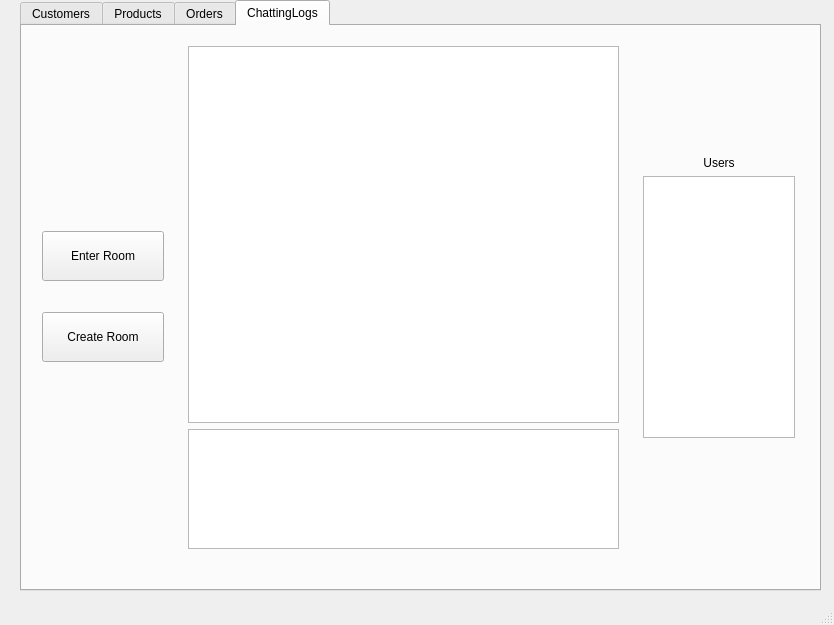
<?xml version="1.0" encoding="UTF-8"?>
<ui version="4.0">
 <class>Server</class>
 <widget class="QMainWindow" name="Server">
  <property name="geometry">
   <rect>
    <x>0</x>
    <y>0</y>
    <width>834</width>
    <height>625</height>
   </rect>
  </property>
  <property name="windowTitle">
   <string>MainWindow</string>
  </property>
  <widget class="QWidget" name="centralwidget">
   <widget class="QTabWidget" name="tabWidget">
    <property name="geometry">
     <rect>
      <x>20</x>
      <y>0</y>
      <width>801</width>
      <height>591</height>
     </rect>
    </property>
    <property name="minimumSize">
     <size>
      <width>801</width>
      <height>591</height>
     </size>
    </property>
    <property name="maximumSize">
     <size>
      <width>801</width>
      <height>16777215</height>
     </size>
    </property>
    <property name="currentIndex">
     <number>3</number>
    </property>
    <property name="documentMode">
     <bool>false</bool>
    </property>
    <property name="tabsClosable">
     <bool>false</bool>
    </property>
    <property name="movable">
     <bool>false</bool>
    </property>
    <property name="tabBarAutoHide">
     <bool>true</bool>
    </property>
    <widget class="QWidget" name="Customers">
     <attribute name="title">
      <string>Customers</string>
     </attribute>
     <layout class="QVBoxLayout" name="verticalLayout">
      <item>
       <widget class="CustomersWidget" name="customerWidget" native="true">
        <widget class="AdminWidget" name="widget" native="true">
         <property name="geometry">
          <rect>
           <x>300</x>
           <y>160</y>
           <width>120</width>
           <height>80</height>
          </rect>
         </property>
        </widget>
       </widget>
      </item>
     </layout>
    </widget>
    <widget class="QWidget" name="Products">
     <attribute name="title">
      <string>Products</string>
     </attribute>
     <widget class="QSplitter" name="splitter_3">
      <property name="geometry">
       <rect>
        <x>0</x>
        <y>10</y>
        <width>811</width>
        <height>531</height>
       </rect>
      </property>
      <property name="orientation">
       <enum>Qt::Orientation::Horizontal</enum>
      </property>
      <widget class="QWidget" name="EnrollWidget_2" native="true">
       <widget class="QWidget" name="EditWidget_2" native="true">
        <property name="geometry">
         <rect>
          <x>50</x>
          <y>-90</y>
          <width>151</width>
          <height>591</height>
         </rect>
        </property>
        <widget class="QLabel" name="label">
         <property name="geometry">
          <rect>
           <x>10</x>
           <y>10</y>
           <width>71</width>
           <height>20</height>
          </rect>
         </property>
         <property name="text">
          <string>제품 검색</string>
         </property>
        </widget>
        <widget class="QRadioButton" name="RadioBluray_2">
         <property name="geometry">
          <rect>
           <x>20</x>
           <y>110</y>
           <width>112</width>
           <height>24</height>
          </rect>
         </property>
         <property name="text">
          <string>블루레이</string>
         </property>
        </widget>
        <widget class="QRadioButton" name="RadioBook_2">
         <property name="geometry">
          <rect>
           <x>20</x>
           <y>50</y>
           <width>112</width>
           <height>24</height>
          </rect>
         </property>
         <property name="text">
          <string>책</string>
         </property>
        </widget>
        <widget class="QRadioButton" name="RadioRecord_2">
         <property name="geometry">
          <rect>
           <x>20</x>
           <y>80</y>
           <width>112</width>
           <height>24</height>
          </rect>
         </property>
         <property name="text">
          <string>음반</string>
         </property>
        </widget>
       </widget>
       <widget class="QPushButton" name="pushButton_2">
        <property name="geometry">
         <rect>
          <x>70</x>
          <y>470</y>
          <width>93</width>
          <height>29</height>
         </rect>
        </property>
        <property name="text">
         <string>검색</string>
        </property>
       </widget>
       <widget class="QWidget" name="formLayoutWidget_2">
        <property name="geometry">
         <rect>
          <x>30</x>
          <y>70</y>
          <width>141</width>
          <height>396</height>
         </rect>
        </property>
        <layout class="QFormLayout" name="formLayout_2">
         <property name="fieldGrowthPolicy">
          <enum>QFormLayout::FieldGrowthPolicy::FieldsStayAtSizeHint</enum>
         </property>
         <item row="0" column="0">
          <widget class="QLabel" name="nameLabel_2">
           <property name="text">
            <string>제목</string>
           </property>
          </widget>
         </item>
         <item row="0" column="1">
          <widget class="QTextEdit" name="textEdit_5"/>
         </item>
         <item row="1" column="0">
          <widget class="QLabel" name="authorLabel_2">
           <property name="text">
            <string>저자</string>
           </property>
          </widget>
         </item>
         <item row="1" column="1">
          <widget class="QTextEdit" name="textEdit_6"/>
         </item>
         <item row="2" column="0">
          <widget class="QLabel" name="companyLabel_2">
           <property name="text">
            <string>출판사</string>
           </property>
          </widget>
         </item>
         <item row="2" column="1">
          <widget class="QTextEdit" name="textEdit_7"/>
         </item>
         <item row="3" column="0">
          <widget class="QLabel" name="priceLabel_2">
           <property name="text">
            <string>가격</string>
           </property>
          </widget>
         </item>
         <item row="3" column="1">
          <widget class="QSpinBox" name="spinBox_3"/>
         </item>
        </layout>
       </widget>
      </widget>
      <widget class="QSplitter" name="splitter">
       <property name="orientation">
        <enum>Qt::Orientation::Horizontal</enum>
       </property>
       <widget class="QListWidget" name="listWidget"/>
       <widget class="QWidget" name="EnrollWidget" native="true">
        <widget class="QRadioButton" name="RadioBook">
         <property name="geometry">
          <rect>
           <x>70</x>
           <y>60</y>
           <width>112</width>
           <height>24</height>
          </rect>
         </property>
         <property name="text">
          <string>책</string>
         </property>
         <attribute name="buttonGroup">
          <string notr="true">buttonGroup</string>
         </attribute>
        </widget>
        <widget class="QRadioButton" name="RadioRecord">
         <property name="geometry">
          <rect>
           <x>70</x>
           <y>90</y>
           <width>112</width>
           <height>24</height>
          </rect>
         </property>
         <property name="text">
          <string>음반</string>
         </property>
         <attribute name="buttonGroup">
          <string notr="true">buttonGroup</string>
         </attribute>
        </widget>
        <widget class="QRadioButton" name="RadioBluray">
         <property name="geometry">
          <rect>
           <x>70</x>
           <y>120</y>
           <width>112</width>
           <height>24</height>
          </rect>
         </property>
         <property name="text">
          <string>블루레이</string>
         </property>
         <attribute name="buttonGroup">
          <string notr="true">buttonGroup</string>
         </attribute>
        </widget>
        <widget class="QWidget" name="EditWidget" native="true">
         <property name="geometry">
          <rect>
           <x>10</x>
           <y>150</y>
           <width>231</width>
           <height>301</height>
          </rect>
         </property>
         <widget class="QWidget" name="formLayoutWidget">
          <property name="geometry">
           <rect>
            <x>0</x>
            <y>40</y>
            <width>181</width>
            <height>396</height>
           </rect>
          </property>
          <layout class="QFormLayout" name="formLayout">
           <property name="fieldGrowthPolicy">
            <enum>QFormLayout::FieldGrowthPolicy::FieldsStayAtSizeHint</enum>
           </property>
           <item row="0" column="0">
            <widget class="QLabel" name="nameLabel">
             <property name="text">
              <string>제목</string>
             </property>
            </widget>
           </item>
           <item row="0" column="1">
            <widget class="QTextEdit" name="textEdit"/>
           </item>
           <item row="1" column="0">
            <widget class="QLabel" name="authorLabel">
             <property name="text">
              <string>저자</string>
             </property>
            </widget>
           </item>
           <item row="1" column="1">
            <widget class="QTextEdit" name="textEdit_3"/>
           </item>
           <item row="2" column="0">
            <widget class="QLabel" name="companyLabel">
             <property name="text">
              <string>출판사</string>
             </property>
            </widget>
           </item>
           <item row="2" column="1">
            <widget class="QTextEdit" name="textEdit_2"/>
           </item>
           <item row="3" column="0">
            <widget class="QLabel" name="priceLabel">
             <property name="text">
              <string>가격</string>
             </property>
            </widget>
           </item>
           <item row="3" column="1">
            <widget class="QSpinBox" name="spinBox"/>
           </item>
           <item row="5" column="0">
            <widget class="QLabel" name="introLabel">
             <property name="text">
              <string>소개</string>
             </property>
            </widget>
           </item>
           <item row="5" column="1">
            <widget class="QTextEdit" name="textEdit_4"/>
           </item>
           <item row="6" column="0">
            <widget class="QLabel" name="amountLabel">
             <property name="text">
              <string>수량</string>
             </property>
            </widget>
           </item>
           <item row="6" column="1">
            <widget class="QSpinBox" name="spinBox_2"/>
           </item>
          </layout>
         </widget>
        </widget>
        <widget class="QPushButton" name="pushButton">
         <property name="geometry">
          <rect>
           <x>70</x>
           <y>470</y>
           <width>93</width>
           <height>29</height>
          </rect>
         </property>
         <property name="text">
          <string>등록</string>
         </property>
        </widget>
        <widget class="QLabel" name="label_2">
         <property name="geometry">
          <rect>
           <x>10</x>
           <y>20</y>
           <width>71</width>
           <height>20</height>
          </rect>
         </property>
         <property name="text">
          <string>제품 등록</string>
         </property>
        </widget>
       </widget>
      </widget>
     </widget>
    </widget>
    <widget class="QWidget" name="Orders">
     <attribute name="title">
      <string>Orders</string>
     </attribute>
     <widget class="OrderWidget" name="widget_4" native="true">
      <property name="geometry">
       <rect>
        <x>0</x>
        <y>0</y>
        <width>801</width>
        <height>551</height>
       </rect>
      </property>
      <widget class="QListWidget" name="listWidget_2">
       <property name="geometry">
        <rect>
         <x>0</x>
         <y>0</y>
         <width>571</width>
         <height>521</height>
        </rect>
       </property>
      </widget>
      <widget class="QWidget" name="EnrollWidget_3" native="true">
       <property name="geometry">
        <rect>
         <x>570</x>
         <y>-10</y>
         <width>221</width>
         <height>531</height>
        </rect>
       </property>
       <widget class="QRadioButton" name="RadioBook_3">
        <property name="geometry">
         <rect>
          <x>70</x>
          <y>60</y>
          <width>112</width>
          <height>24</height>
         </rect>
        </property>
        <property name="text">
         <string>책</string>
        </property>
       </widget>
       <widget class="QRadioButton" name="RadioRecord_3">
        <property name="geometry">
         <rect>
          <x>70</x>
          <y>90</y>
          <width>112</width>
          <height>24</height>
         </rect>
        </property>
        <property name="text">
         <string>음반</string>
        </property>
       </widget>
       <widget class="QRadioButton" name="RadioBluray_3">
        <property name="geometry">
         <rect>
          <x>70</x>
          <y>120</y>
          <width>112</width>
          <height>24</height>
         </rect>
        </property>
        <property name="text">
         <string>블루레이</string>
        </property>
       </widget>
       <widget class="QWidget" name="EditWidget_3" native="true">
        <property name="geometry">
         <rect>
          <x>10</x>
          <y>150</y>
          <width>231</width>
          <height>301</height>
         </rect>
        </property>
        <widget class="QWidget" name="formLayoutWidget_3">
         <property name="geometry">
          <rect>
           <x>10</x>
           <y>30</y>
           <width>181</width>
           <height>159</height>
          </rect>
         </property>
         <layout class="QFormLayout" name="formLayout_3">
          <property name="fieldGrowthPolicy">
           <enum>QFormLayout::FieldGrowthPolicy::FieldsStayAtSizeHint</enum>
          </property>
          <item row="0" column="0">
           <widget class="QLabel" name="nameLabel_3">
            <property name="text">
             <string>사용자</string>
            </property>
           </widget>
          </item>
          <item row="0" column="1">
           <widget class="QTextEdit" name="textEdit_9"/>
          </item>
          <item row="1" column="0">
           <widget class="QLabel" name="authorLabel_3">
            <property name="text">
             <string>주문</string>
            </property>
           </widget>
          </item>
          <item row="1" column="1">
           <widget class="QTextEdit" name="textEdit_10"/>
          </item>
         </layout>
        </widget>
        <widget class="QPushButton" name="pushButton_3">
         <property name="geometry">
          <rect>
           <x>60</x>
           <y>170</y>
           <width>93</width>
           <height>29</height>
          </rect>
         </property>
         <property name="text">
          <string>검색</string>
         </property>
        </widget>
       </widget>
       <widget class="QLabel" name="label_3">
        <property name="geometry">
         <rect>
          <x>10</x>
          <y>20</y>
          <width>71</width>
          <height>20</height>
         </rect>
        </property>
        <property name="text">
         <string>주문 검색</string>
        </property>
       </widget>
      </widget>
     </widget>
    </widget>
    <widget class="QWidget" name="ChattingLogs">
     <attribute name="title">
      <string>ChattingLogs</string>
     </attribute>
     <widget class="QStackedWidget" name="Chatting">
      <property name="geometry">
       <rect>
        <x>0</x>
        <y>0</y>
        <width>791</width>
        <height>541</height>
       </rect>
      </property>
      <widget class="QWidget" name="ChattingPage1">
       <layout class="QHBoxLayout" name="horizontalLayout">
        <property name="leftMargin">
         <number>11</number>
        </property>
        <property name="topMargin">
         <number>11</number>
        </property>
        <item>
         <widget class="QWidget" name="widget_3" native="true">
          <property name="sizePolicy">
           <sizepolicy hsizetype="Maximum" vsizetype="Maximum">
            <horstretch>0</horstretch>
            <verstretch>0</verstretch>
           </sizepolicy>
          </property>
          <property name="maximumSize">
           <size>
            <width>140</width>
            <height>200</height>
           </size>
          </property>
          <layout class="QVBoxLayout" name="verticalLayout_3">
           <item>
            <widget class="QPushButton" name="enterRoomButton">
             <property name="sizePolicy">
              <sizepolicy hsizetype="Minimum" vsizetype="Maximum">
               <horstretch>0</horstretch>
               <verstretch>0</verstretch>
              </sizepolicy>
             </property>
             <property name="maximumSize">
              <size>
               <width>16777215</width>
               <height>50</height>
              </size>
             </property>
             <property name="text">
              <string>Enter Room</string>
             </property>
            </widget>
           </item>
           <item>
            <widget class="QPushButton" name="createRoomButton">
             <property name="sizePolicy">
              <sizepolicy hsizetype="Minimum" vsizetype="Maximum">
               <horstretch>0</horstretch>
               <verstretch>0</verstretch>
              </sizepolicy>
             </property>
             <property name="maximumSize">
              <size>
               <width>16777215</width>
               <height>50</height>
              </size>
             </property>
             <property name="text">
              <string>Create Room</string>
             </property>
            </widget>
           </item>
          </layout>
         </widget>
        </item>
        <item>
         <widget class="QWidget" name="widget_5" native="true">
          <property name="sizePolicy">
           <sizepolicy hsizetype="Maximum" vsizetype="Preferred">
            <horstretch>0</horstretch>
            <verstretch>0</verstretch>
           </sizepolicy>
          </property>
          <property name="maximumSize">
           <size>
            <width>900</width>
            <height>16777215</height>
           </size>
          </property>
          <layout class="QVBoxLayout" name="verticalLayout_4">
           <item>
            <widget class="QListWidget" name="roomList">
             <property name="sizePolicy">
              <sizepolicy hsizetype="Maximum" vsizetype="Maximum">
               <horstretch>0</horstretch>
               <verstretch>0</verstretch>
              </sizepolicy>
             </property>
             <property name="maximumSize">
              <size>
               <width>800</width>
               <height>700</height>
              </size>
             </property>
            </widget>
           </item>
           <item>
            <widget class="QListWidget" name="generalChattingLog">
             <property name="sizePolicy">
              <sizepolicy hsizetype="Expanding" vsizetype="Maximum">
               <horstretch>0</horstretch>
               <verstretch>0</verstretch>
              </sizepolicy>
             </property>
             <property name="maximumSize">
              <size>
               <width>16777215</width>
               <height>120</height>
              </size>
             </property>
            </widget>
           </item>
          </layout>
         </widget>
        </item>
        <item>
         <widget class="QWidget" name="widget_2" native="true">
          <property name="sizePolicy">
           <sizepolicy hsizetype="Maximum" vsizetype="Maximum">
            <horstretch>0</horstretch>
            <verstretch>0</verstretch>
           </sizepolicy>
          </property>
          <property name="maximumSize">
           <size>
            <width>170</width>
            <height>300</height>
           </size>
          </property>
          <layout class="QVBoxLayout" name="verticalLayout_2">
           <item>
            <widget class="QLabel" name="label_4">
             <property name="text">
              <string>Users</string>
             </property>
             <property name="alignment">
              <set>Qt::AlignmentFlag::AlignCenter</set>
             </property>
            </widget>
           </item>
           <item>
            <widget class="QListWidget" name="userList"/>
           </item>
          </layout>
         </widget>
        </item>
       </layout>
      </widget>
     </widget>
    </widget>
   </widget>
   <widget class="QSplitter" name="splitter_2">
    <property name="geometry">
     <rect>
      <x>0</x>
      <y>0</y>
      <width>0</width>
      <height>0</height>
     </rect>
    </property>
    <property name="orientation">
     <enum>Qt::Orientation::Horizontal</enum>
    </property>
   </widget>
  </widget>
  <widget class="QMenuBar" name="menubar">
   <property name="geometry">
    <rect>
     <x>0</x>
     <y>0</y>
     <width>834</width>
     <height>17</height>
    </rect>
   </property>
  </widget>
  <widget class="QStatusBar" name="statusbar"/>
 </widget>
 <customwidgets>
  <customwidget>
   <class>CustomersWidget</class>
   <extends>QWidget</extends>
   <header location="global">customerswidget.h</header>
   <container>1</container>
  </customwidget>
  <customwidget>
   <class>OrderWidget</class>
   <extends>QWidget</extends>
   <header location="global">orderwidget.h</header>
   <container>1</container>
  </customwidget>
  <customwidget>
   <class>AdminWidget</class>
   <extends>QWidget</extends>
   <header location="global">adminwidget.h</header>
   <container>1</container>
  </customwidget>
 </customwidgets>
 <resources/>
 <connections/>
 <buttongroups>
  <buttongroup name="buttonGroup"/>
 </buttongroups>
</ui>
